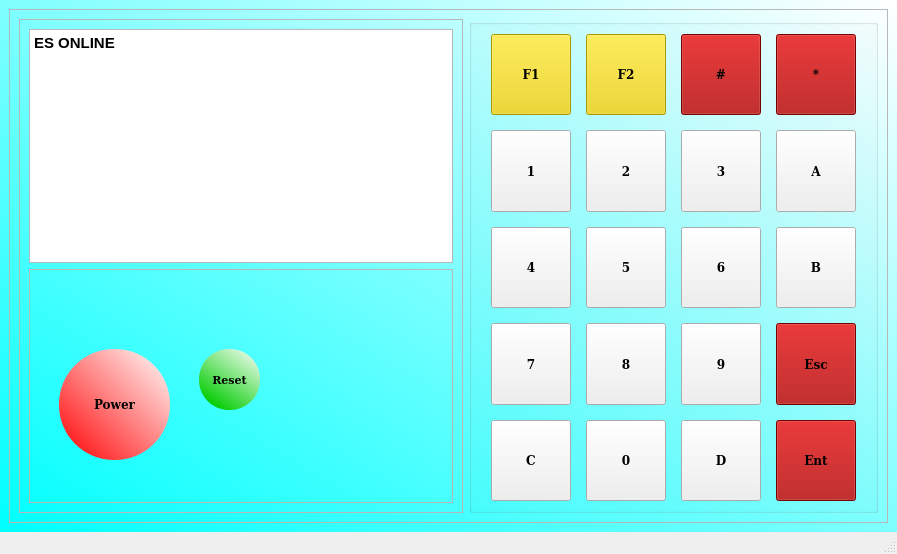
<?xml version="1.0" encoding="UTF-8"?>
<ui version="4.0">
 <class>MainWindow</class>
 <widget class="QMainWindow" name="MainWindow">
  <property name="geometry">
   <rect>
    <x>0</x>
    <y>0</y>
    <width>897</width>
    <height>554</height>
   </rect>
  </property>
  <property name="sizePolicy">
   <sizepolicy hsizetype="Expanding" vsizetype="Expanding">
    <horstretch>0</horstretch>
    <verstretch>0</verstretch>
   </sizepolicy>
  </property>
  <property name="windowTitle">
   <string>MainWindow</string>
  </property>
  <widget class="QWidget" name="centralwidget">
   <property name="styleSheet">
    <string notr="true">QWidget#centralwidget{ 
background-color:qlineargradient(spread:pad, x1:0, y1:1, x2:1, y2:0, stop:0 rgba(0, 255, 255, 255), stop:1 rgba(255, 255, 255, 255))
}</string>
   </property>
   <layout class="QHBoxLayout" name="horizontalLayout">
    <item>
     <widget class="QFrame" name="frame">
      <property name="frameShape">
       <enum>QFrame::StyledPanel</enum>
      </property>
      <property name="frameShadow">
       <enum>QFrame::Raised</enum>
      </property>
      <layout class="QHBoxLayout" name="horizontalLayout_2">
       <item>
        <widget class="QFrame" name="frame_2">
         <property name="sizePolicy">
          <sizepolicy hsizetype="Preferred" vsizetype="Preferred">
           <horstretch>0</horstretch>
           <verstretch>0</verstretch>
          </sizepolicy>
         </property>
         <property name="frameShape">
          <enum>QFrame::StyledPanel</enum>
         </property>
         <property name="frameShadow">
          <enum>QFrame::Raised</enum>
         </property>
         <layout class="QVBoxLayout" name="verticalLayout">
          <item>
           <widget class="QTextEdit" name="myTextEdit">
            <property name="sizePolicy">
             <sizepolicy hsizetype="Preferred" vsizetype="Preferred">
              <horstretch>0</horstretch>
              <verstretch>0</verstretch>
             </sizepolicy>
            </property>
            <property name="html">
             <string>&lt;!DOCTYPE HTML PUBLIC &quot;-//W3C//DTD HTML 4.0//EN&quot; &quot;http://www.w3.org/TR/REC-html40/strict.dtd&quot;&gt;
&lt;html&gt;&lt;head&gt;&lt;meta name=&quot;qrichtext&quot; content=&quot;1&quot; /&gt;&lt;style type=&quot;text/css&quot;&gt;
p, li { white-space: pre-wrap; }
&lt;/style&gt;&lt;/head&gt;&lt;body style=&quot; font-family:'Titillium Web'; font-size:11pt; font-weight:400; font-style:normal;&quot;&gt;
&lt;p style=&quot; margin-top:0px; margin-bottom:0px; margin-left:0px; margin-right:0px; -qt-block-indent:0; text-indent:0px;&quot;&gt;&lt;span style=&quot; font-weight:600;&quot;&gt;ES ONLINE&lt;/span&gt;&lt;/p&gt;
&lt;p style=&quot;-qt-paragraph-type:empty; margin-top:0px; margin-bottom:0px; margin-left:0px; margin-right:0px; -qt-block-indent:0; text-indent:0px;&quot;&gt;&lt;br /&gt;&lt;/p&gt;&lt;/body&gt;&lt;/html&gt;</string>
            </property>
           </widget>
          </item>
          <item>
           <widget class="QFrame" name="frame_3">
            <property name="frameShape">
             <enum>QFrame::StyledPanel</enum>
            </property>
            <property name="frameShadow">
             <enum>QFrame::Raised</enum>
            </property>
            <widget class="QPushButton" name="pushButtonReset">
             <property name="geometry">
              <rect>
               <x>170</x>
               <y>80</y>
               <width>61</width>
               <height>61</height>
              </rect>
             </property>
             <property name="font">
              <font>
               <family>Bitstream Vera Serif</family>
               <pointsize>8</pointsize>
               <weight>75</weight>
               <bold>true</bold>
              </font>
             </property>
             <property name="styleSheet">
              <string notr="true">QPushButton#pushButtonReset{
border-radius: 30px;
background-color: qlineargradient(spread:pad, x1:0.293, y1:1, x2:1, y2:0, stop:0 rgba(0, 203, 0, 255), stop:1 rgba(255, 255, 255, 255))
}</string>
             </property>
             <property name="text">
              <string>Reset</string>
             </property>
            </widget>
            <widget class="QPushButton" name="pushButtonPower">
             <property name="geometry">
              <rect>
               <x>30</x>
               <y>80</y>
               <width>111</width>
               <height>111</height>
              </rect>
             </property>
             <property name="font">
              <font>
               <family>Bitstream Vera Serif</family>
               <weight>75</weight>
               <bold>true</bold>
              </font>
             </property>
             <property name="styleSheet">
              <string notr="true">QPushButton#pushButtonPower{
border-radius: 55px;
background-color: qlineargradient(spread:pad, x1:0, y1:1, x2:0.989691, y2:0, stop:0 rgba(255, 0, 0, 255), stop:1 rgba(255, 255, 255, 255))
}</string>
             </property>
             <property name="text">
              <string>Power</string>
             </property>
            </widget>
           </widget>
          </item>
         </layout>
        </widget>
       </item>
       <item>
        <widget class="QGroupBox" name="groupBox">
         <property name="sizePolicy">
          <sizepolicy hsizetype="Maximum" vsizetype="Preferred">
           <horstretch>0</horstretch>
           <verstretch>0</verstretch>
          </sizepolicy>
         </property>
         <property name="title">
          <string/>
         </property>
         <layout class="QHBoxLayout" name="horizontalLayout_4">
          <item>
           <layout class="QGridLayout" name="gridLayout">
            <property name="leftMargin">
             <number>10</number>
            </property>
            <property name="rightMargin">
             <number>10</number>
            </property>
            <property name="spacing">
             <number>15</number>
            </property>
            <item row="2" column="0">
             <widget class="QPushButton" name="pushButton4">
              <property name="sizePolicy">
               <sizepolicy hsizetype="Minimum" vsizetype="Expanding">
                <horstretch>0</horstretch>
                <verstretch>0</verstretch>
               </sizepolicy>
              </property>
              <property name="font">
               <font>
                <family>Bitstream Vera Serif</family>
                <weight>75</weight>
                <bold>true</bold>
               </font>
              </property>
              <property name="text">
               <string>4</string>
              </property>
             </widget>
            </item>
            <item row="3" column="0">
             <widget class="QPushButton" name="pushButton7">
              <property name="sizePolicy">
               <sizepolicy hsizetype="Minimum" vsizetype="Expanding">
                <horstretch>0</horstretch>
                <verstretch>0</verstretch>
               </sizepolicy>
              </property>
              <property name="font">
               <font>
                <family>Bitstream Vera Serif</family>
                <weight>75</weight>
                <bold>true</bold>
               </font>
              </property>
              <property name="text">
               <string>7</string>
              </property>
             </widget>
            </item>
            <item row="0" column="2">
             <widget class="QPushButton" name="pushButtonHash">
              <property name="sizePolicy">
               <sizepolicy hsizetype="Minimum" vsizetype="Expanding">
                <horstretch>0</horstretch>
                <verstretch>0</verstretch>
               </sizepolicy>
              </property>
              <property name="font">
               <font>
                <family>Bitstream Vera Serif</family>
                <weight>75</weight>
                <bold>true</bold>
               </font>
              </property>
              <property name="styleSheet">
               <string notr="true">QPushButton#pushButtonHash{background-color: rgb(164, 0, 0)}</string>
              </property>
              <property name="text">
               <string>#</string>
              </property>
             </widget>
            </item>
            <item row="4" column="0">
             <widget class="QPushButton" name="pushButtonLA">
              <property name="sizePolicy">
               <sizepolicy hsizetype="Minimum" vsizetype="Expanding">
                <horstretch>0</horstretch>
                <verstretch>0</verstretch>
               </sizepolicy>
              </property>
              <property name="font">
               <font>
                <family>Bitstream Vera Serif</family>
                <weight>75</weight>
                <bold>true</bold>
               </font>
              </property>
              <property name="text">
               <string>C</string>
              </property>
             </widget>
            </item>
            <item row="0" column="1">
             <widget class="QPushButton" name="pushButtonF2">
              <property name="sizePolicy">
               <sizepolicy hsizetype="Minimum" vsizetype="Expanding">
                <horstretch>0</horstretch>
                <verstretch>0</verstretch>
               </sizepolicy>
              </property>
              <property name="font">
               <font>
                <family>Bitstream Vera Serif</family>
                <weight>75</weight>
                <bold>true</bold>
               </font>
              </property>
              <property name="styleSheet">
               <string notr="true">QPushButton#pushButtonF2{ background-color: rgb(237, 212, 0)}</string>
              </property>
              <property name="text">
               <string>F2</string>
              </property>
             </widget>
            </item>
            <item row="0" column="0">
             <widget class="QPushButton" name="pushButtonF1">
              <property name="sizePolicy">
               <sizepolicy hsizetype="Minimum" vsizetype="Expanding">
                <horstretch>0</horstretch>
                <verstretch>0</verstretch>
               </sizepolicy>
              </property>
              <property name="font">
               <font>
                <family>Bitstream Vera Serif</family>
                <weight>75</weight>
                <bold>true</bold>
               </font>
              </property>
              <property name="styleSheet">
               <string notr="true">QPushButton#pushButtonF1{ background-color: rgb(237, 212, 0)}</string>
              </property>
              <property name="text">
               <string>F1</string>
              </property>
             </widget>
            </item>
            <item row="1" column="0">
             <widget class="QPushButton" name="pushButton1">
              <property name="sizePolicy">
               <sizepolicy hsizetype="Minimum" vsizetype="Expanding">
                <horstretch>0</horstretch>
                <verstretch>0</verstretch>
               </sizepolicy>
              </property>
              <property name="font">
               <font>
                <family>Bitstream Vera Serif</family>
                <weight>75</weight>
                <bold>true</bold>
               </font>
              </property>
              <property name="styleSheet">
               <string notr="true"/>
              </property>
              <property name="text">
               <string>1</string>
              </property>
             </widget>
            </item>
            <item row="0" column="3">
             <widget class="QPushButton" name="pushButtonStar">
              <property name="sizePolicy">
               <sizepolicy hsizetype="Minimum" vsizetype="Expanding">
                <horstretch>0</horstretch>
                <verstretch>0</verstretch>
               </sizepolicy>
              </property>
              <property name="font">
               <font>
                <family>Bitstream Vera Serif</family>
                <weight>75</weight>
                <bold>true</bold>
               </font>
              </property>
              <property name="styleSheet">
               <string notr="true">QPushButton#pushButtonStar{background-color: rgb(164, 0, 0)}</string>
              </property>
              <property name="text">
               <string>*</string>
              </property>
             </widget>
            </item>
            <item row="1" column="1">
             <widget class="QPushButton" name="pushButton2">
              <property name="sizePolicy">
               <sizepolicy hsizetype="Minimum" vsizetype="Expanding">
                <horstretch>0</horstretch>
                <verstretch>0</verstretch>
               </sizepolicy>
              </property>
              <property name="font">
               <font>
                <family>Bitstream Vera Serif</family>
                <weight>75</weight>
                <bold>true</bold>
               </font>
              </property>
              <property name="text">
               <string>2</string>
              </property>
             </widget>
            </item>
            <item row="1" column="2">
             <widget class="QPushButton" name="pushButton3">
              <property name="sizePolicy">
               <sizepolicy hsizetype="Minimum" vsizetype="Expanding">
                <horstretch>0</horstretch>
                <verstretch>0</verstretch>
               </sizepolicy>
              </property>
              <property name="font">
               <font>
                <family>Bitstream Vera Serif</family>
                <weight>75</weight>
                <bold>true</bold>
               </font>
              </property>
              <property name="text">
               <string>3</string>
              </property>
             </widget>
            </item>
            <item row="1" column="3">
             <widget class="QPushButton" name="pushButtonUA">
              <property name="sizePolicy">
               <sizepolicy hsizetype="Minimum" vsizetype="Expanding">
                <horstretch>0</horstretch>
                <verstretch>0</verstretch>
               </sizepolicy>
              </property>
              <property name="font">
               <font>
                <family>Bitstream Vera Serif</family>
                <weight>75</weight>
                <bold>true</bold>
               </font>
              </property>
              <property name="text">
               <string>A</string>
              </property>
             </widget>
            </item>
            <item row="2" column="1">
             <widget class="QPushButton" name="pushButton5">
              <property name="sizePolicy">
               <sizepolicy hsizetype="Minimum" vsizetype="Expanding">
                <horstretch>0</horstretch>
                <verstretch>0</verstretch>
               </sizepolicy>
              </property>
              <property name="font">
               <font>
                <family>Bitstream Vera Serif</family>
                <weight>75</weight>
                <bold>true</bold>
               </font>
              </property>
              <property name="text">
               <string>5</string>
              </property>
             </widget>
            </item>
            <item row="2" column="2">
             <widget class="QPushButton" name="pushButton6">
              <property name="sizePolicy">
               <sizepolicy hsizetype="Minimum" vsizetype="Expanding">
                <horstretch>0</horstretch>
                <verstretch>0</verstretch>
               </sizepolicy>
              </property>
              <property name="font">
               <font>
                <family>Bitstream Vera Serif</family>
                <weight>75</weight>
                <bold>true</bold>
               </font>
              </property>
              <property name="text">
               <string>6</string>
              </property>
             </widget>
            </item>
            <item row="2" column="3">
             <widget class="QPushButton" name="pushButtonDA">
              <property name="sizePolicy">
               <sizepolicy hsizetype="Minimum" vsizetype="Expanding">
                <horstretch>0</horstretch>
                <verstretch>0</verstretch>
               </sizepolicy>
              </property>
              <property name="font">
               <font>
                <family>Bitstream Vera Serif</family>
                <weight>75</weight>
                <bold>true</bold>
               </font>
              </property>
              <property name="text">
               <string>B</string>
              </property>
             </widget>
            </item>
            <item row="3" column="1">
             <widget class="QPushButton" name="pushButton8_2">
              <property name="sizePolicy">
               <sizepolicy hsizetype="Minimum" vsizetype="Expanding">
                <horstretch>0</horstretch>
                <verstretch>0</verstretch>
               </sizepolicy>
              </property>
              <property name="font">
               <font>
                <family>Bitstream Vera Serif</family>
                <weight>75</weight>
                <bold>true</bold>
               </font>
              </property>
              <property name="text">
               <string>8</string>
              </property>
             </widget>
            </item>
            <item row="3" column="2">
             <widget class="QPushButton" name="pushButton9">
              <property name="sizePolicy">
               <sizepolicy hsizetype="Minimum" vsizetype="Expanding">
                <horstretch>0</horstretch>
                <verstretch>0</verstretch>
               </sizepolicy>
              </property>
              <property name="font">
               <font>
                <family>Bitstream Vera Serif</family>
                <weight>75</weight>
                <bold>true</bold>
               </font>
              </property>
              <property name="text">
               <string>9</string>
              </property>
             </widget>
            </item>
            <item row="3" column="3">
             <widget class="QPushButton" name="pushButtonEsc">
              <property name="sizePolicy">
               <sizepolicy hsizetype="Minimum" vsizetype="Expanding">
                <horstretch>0</horstretch>
                <verstretch>0</verstretch>
               </sizepolicy>
              </property>
              <property name="font">
               <font>
                <family>Bitstream Vera Serif</family>
                <weight>75</weight>
                <bold>true</bold>
               </font>
              </property>
              <property name="styleSheet">
               <string notr="true">QPushButton#pushButtonEsc{background-color: rgb(164, 0, 0)}</string>
              </property>
              <property name="text">
               <string>Esc</string>
              </property>
             </widget>
            </item>
            <item row="4" column="1">
             <widget class="QPushButton" name="pushButton0">
              <property name="sizePolicy">
               <sizepolicy hsizetype="Minimum" vsizetype="Expanding">
                <horstretch>0</horstretch>
                <verstretch>0</verstretch>
               </sizepolicy>
              </property>
              <property name="font">
               <font>
                <family>Bitstream Vera Serif</family>
                <weight>75</weight>
                <bold>true</bold>
               </font>
              </property>
              <property name="text">
               <string>0</string>
              </property>
             </widget>
            </item>
            <item row="4" column="2">
             <widget class="QPushButton" name="pushButtonRA">
              <property name="sizePolicy">
               <sizepolicy hsizetype="Minimum" vsizetype="Expanding">
                <horstretch>0</horstretch>
                <verstretch>0</verstretch>
               </sizepolicy>
              </property>
              <property name="font">
               <font>
                <family>Bitstream Vera Serif</family>
                <weight>75</weight>
                <bold>true</bold>
               </font>
              </property>
              <property name="text">
               <string>D</string>
              </property>
             </widget>
            </item>
            <item row="4" column="3">
             <widget class="QPushButton" name="pushButtonEnt">
              <property name="sizePolicy">
               <sizepolicy hsizetype="Minimum" vsizetype="Expanding">
                <horstretch>0</horstretch>
                <verstretch>0</verstretch>
               </sizepolicy>
              </property>
              <property name="font">
               <font>
                <family>Bitstream Vera Serif</family>
                <weight>75</weight>
                <bold>true</bold>
               </font>
              </property>
              <property name="styleSheet">
               <string notr="true">QPushButton#pushButtonEnt{background-color: rgb(164, 0, 0)}</string>
              </property>
              <property name="text">
               <string>Ent</string>
              </property>
             </widget>
            </item>
           </layout>
          </item>
         </layout>
        </widget>
       </item>
      </layout>
     </widget>
    </item>
   </layout>
  </widget>
  <widget class="QStatusBar" name="statusbar"/>
 </widget>
 <resources/>
 <connections/>
</ui>
